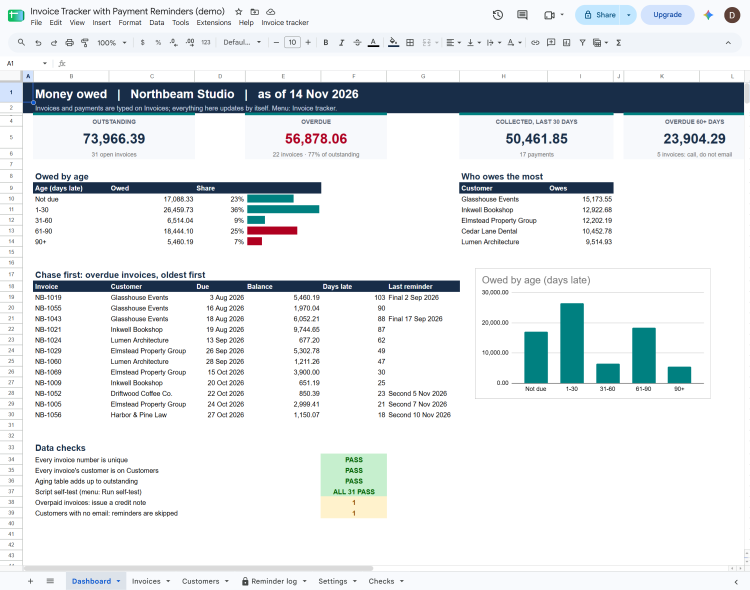
#> input picture 04-sheets-invoice-tracker/docs/dashboard.png, 2250 x 1770 px (shown at 1/3 size)
$ python make_thumb.py
#> lines starting #> are read from the running program, lines starting #| are printed output that depends on the picture
"""docs/thumbnail.png (1200x627) for the Upwork portfolio card, in the dashboard's dark-gold style: claim and proof
numbers on the left, the real Dashboard screenshot (docs/dashboard.png) on the right.
Numbers come from test/expected.json (worked out in Python) and the check counts below (from the last test runs)."""
import json
from pathlib import Path
from PIL import Image, ImageDraw, ImageFont, ImageFilter

ROOT = Path(__file__).resolve().parent.parent
GOOGLE_CHECKS, OFFLINE_CHECKS = "58/58", "58/58"   # Checks sheet (Run self-test) and node test/run-tests.js
W, H = 1200, 627
BG, GOLD, GOLD_LT, IVORY, MUTED = (11, 15, 19), (201, 163, 91), (230, 207, 154), (236, 230, 218), (142, 152, 163)
F = "C:/Windows/Fonts/"
font = lambda name, size: ImageFont.truetype(F + name, size)
exp = json.loads((ROOT / "test" / "expected.json").read_text(encoding="utf-8"))
#> (reads 08-project-cost-tracker/test/expected.json from the repository)

img = Image.new("RGB", (W, H), BG)
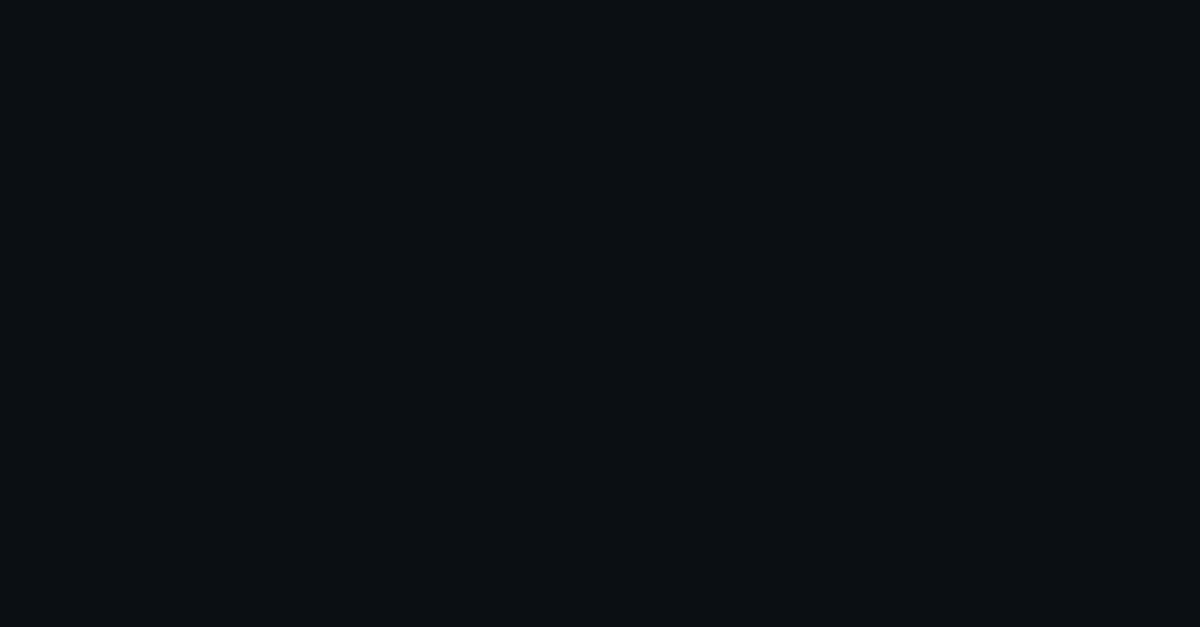
#> img: PIL image 1200x627 RGB; mean R, G, B 11, 15, 19
d = ImageDraw.Draw(img)

shot = Image.open(ROOT / "docs" / "dashboard.png").convert("RGB")
#> shot is the input picture: PIL image 2250x1770 RGB; mean R, G, B 226.6, 230.9, 233.3
crop = shot.crop((70, 245, 2065, 1110))   # title, navigation, KPI cards and both charts
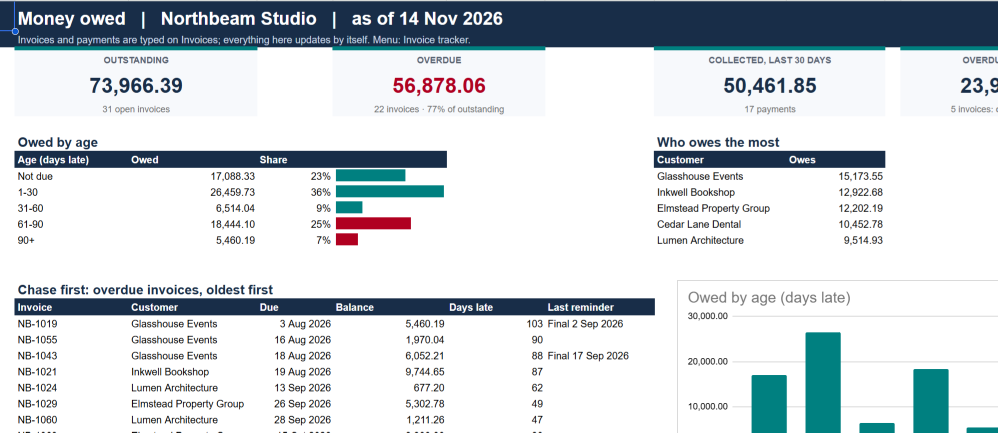
#> crop: PIL image 1995x865 RGB (shown at 1/2 size); mean R, G, B 205.7, 212.6, 217.2
cw = 700
crop = crop.resize((cw, int(crop.height * cw / crop.width)), Image.LANCZOS)
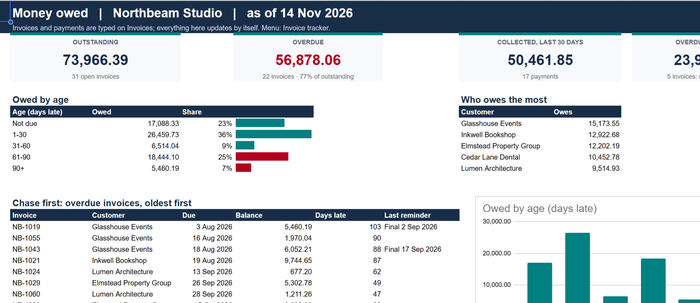
#> crop: PIL image 700x303 RGB; mean R, G, B 205.2, 212.1, 216.7
if crop.height > H - 190:
    crop = crop.crop((0, 0, cw, H - 190))
x, y = W - cw - 30, 168
glow = Image.new("RGBA", (cw + 60, crop.height + 60), (0, 0, 0, 0))
#> glow: PIL image 760x363 RGBA; every value is 0
ImageDraw.Draw(glow).rectangle((30, 30, cw + 30, crop.height + 30), fill=(201, 163, 91, 70))
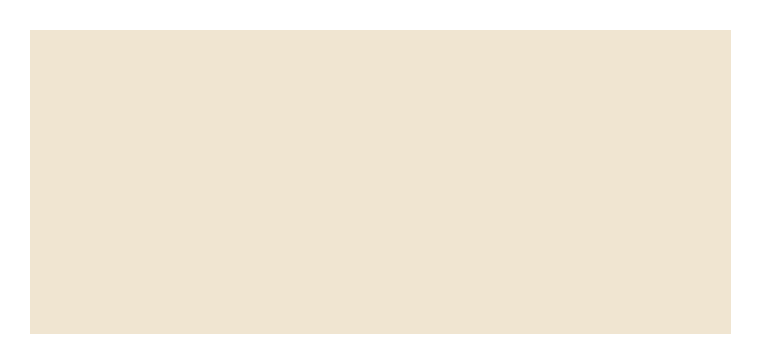
#> glow: PIL image 760x363 RGBA; mean R, G, B, A 155.3, 125.9, 70.3, 54.1; transparent parts drawn white
glow = glow.filter(ImageFilter.GaussianBlur(14))
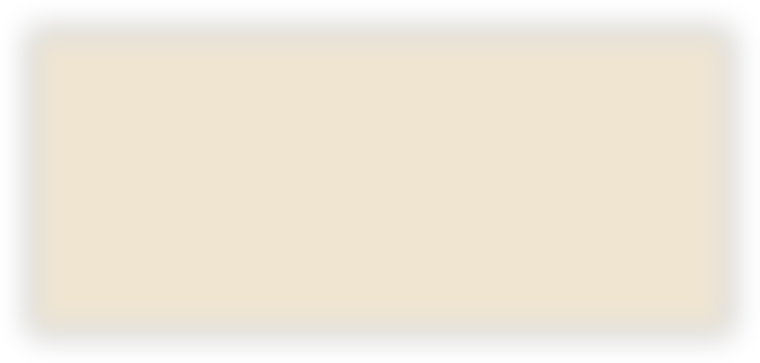
#> glow: PIL image 760x363 RGBA; mean R, G, B, A 155.2, 125.9, 70.3, 54.1; transparent parts drawn white
img.paste(glow, (x - 30, y - 30), glow)
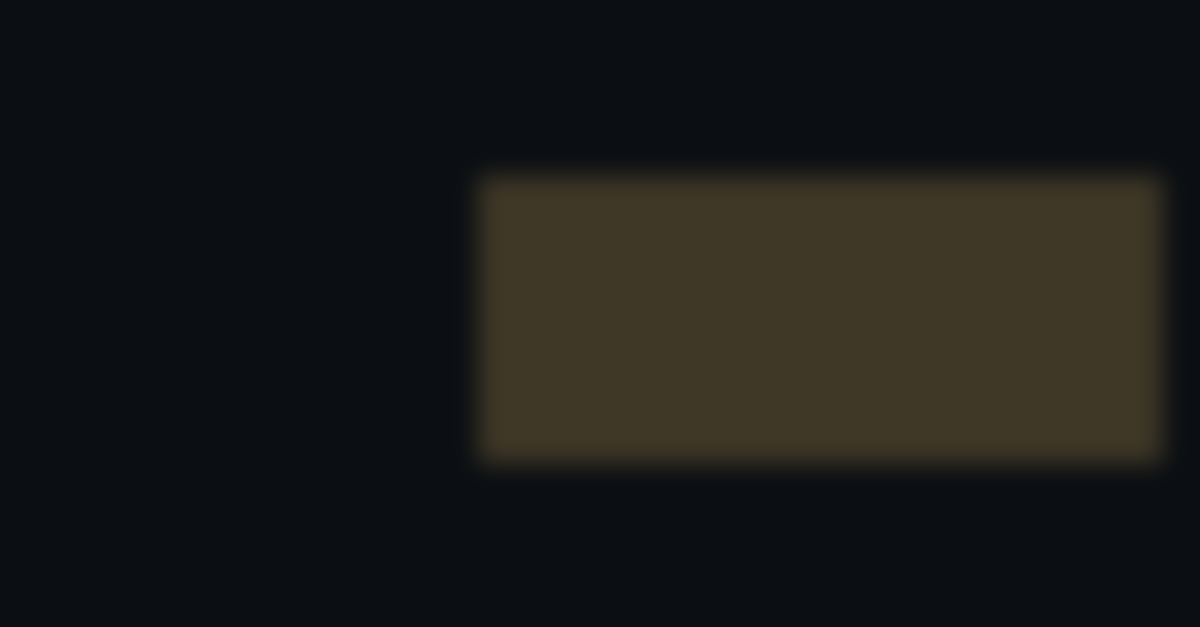
#> img: PIL image 1200x627 RGB; mean R, G, B 24.6, 25.7, 24.1
img.paste(crop, (x, y))
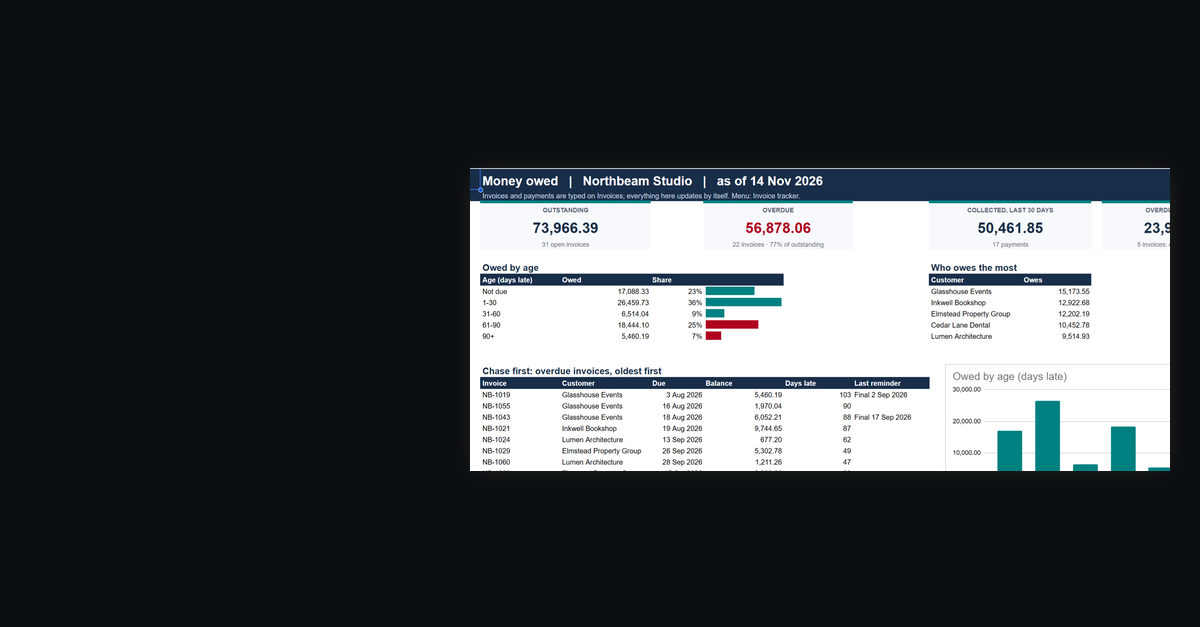
#> img: PIL image 1200x627 RGB; mean R, G, B 66, 70.7, 74.8
d.rectangle((x - 1, y - 1, x + cw, y + crop.height), outline=GOLD, width=1)

d.text((60, 40), "N O R T H B E A M   S T U D I O", font=font("segoeuib.ttf", 15), fill=GOLD)
d.text((58, 62), "Invoice tracker & collections desk", font=font("georgia.ttf", 38), fill=IVORY)
d.text((60, 114), "Google Sheets + Apps Script: payment reminders that never repeat, an action queue, DSO and risk",
       font=font("segoeui.ttf", 18), fill=MUTED)
d.line((60, 148, W - 30, 148), fill=GOLD, width=2)

#> (the run stopped early here; a loop or call above may not have finished)
